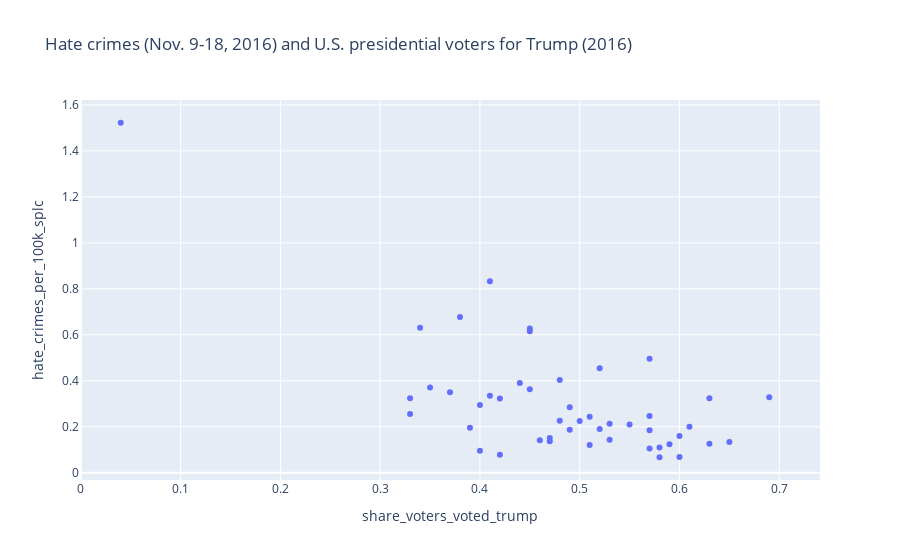

Notebook cell for this chart:
### Markdown cell above
To me, I can slightly see a trend because of the ascending points in the graph from 0.06 onwards. However, after the 0.1 mark, the remaining states don't have a relative order.

For the next variable, I charted share of voters who voted for Trump. Again, using the same code, it was easy to produce a similar visual.

### Code cell
trump_crime = hate_crimes[['state', 'share_voters_voted_trump', 'hate_crimes_per_100k_splc']]

fig3 = px.scatter(trump_crime, 
                 x="share_voters_voted_trump", 
                 y="hate_crimes_per_100k_splc",
                hover_name="state",
                title="Hate crimes (Nov. 9-18, 2016) and U.S. presidential voters for Trump (2016)")
fig3.show();

### Figure 1 — Plotly figure (JSON) as saved in the notebook; plotly's stock layout.template omitted (floating-point values rounded to 4 significant figures)
{"data": [{"hovertemplate": "<b>%{hovertext}</b><br><br>share_voters_voted_trump=%{x}<br>hate_crimes_per_100k_splc=%{y}<extra></extra>", "hovertext": ["Alabama", "Alaska", "Arizona", "Arkansas", "California", "Colorado", "Connecticut", "Delaware", "District of Columbia", "Florida", "Georgia", "Hawaii", "Idaho", "Illinois", "Indiana", "Iowa", "Kansas", "Kentucky", "Louisiana", "Maine", "Maryland", "Massachusetts", "Michigan", "Minnesota", "Mississippi", "Missouri", "Montana", "Nebraska", "Nevada", "New Hampshire", "New Jersey", "New Mexico", "New York", "North Carolina", "North Dakota", "Ohio", "Oklahoma", "Oregon", "Pennsylvania", "Rhode Island", "South Carolina", "South Dakota", "Tennessee", "Texas", "Utah", "Vermont", "Virginia", "Washington", "West Virginia", "Wisconsin", "Wyoming"], "legendgroup": "", "marker": {"color": "#636efa", "symbol": "circle"}, "mode": "markers", "name": "", "orientation": "v", "showlegend": false, "type": "scatter", "x": [0.63, 0.53, 0.5, 0.6, 0.33, 0.44, 0.41, 0.42, 0.04, 0.49, 0.51, 0.3, 0.59, 0.39, 0.57, 0.52, 0.57, 0.63, 0.58, 0.45, 0.35, 0.34, 0.48, 0.45, 0.58, 0.57, 0.57, 0.6, 0.46, 0.47, 0.42, 0.4, 0.37, 0.51, 0.64, 0.52, 0.65, 0.41, 0.49, 0.4, 0.55, 0.62, 0.61, 0.53, 0.47, 0.33, 0.45, 0.38, 0.69, 0.48, 0.7], "xaxis": "x", "y": [0.1258, 0.1437, 0.2253, 0.06906, 0.2558, 0.3905, 0.3354, 0.3228, 1.522, 0.1875, 0.1204, null, 0.1242, 0.1953, 0.247, 0.4544, 0.1052, 0.3244, 0.1097, 0.6156, 0.3704, 0.6308, 0.4038, 0.6275, 0.06745, 0.1845, 0.4955, 0.1595, 0.1417, 0.1515, 0.07831, 0.2948, 0.3506, 0.244, null, 0.1907, 0.1336, 0.8328, 0.2851, 0.0954, 0.2099, null, 0.1999, 0.2136, 0.1365, 0.3241, 0.3632, 0.6775, 0.3287, 0.2262, null], "yaxis": "y"}], "layout": {"autosize": true, "legend": {"tracegroupgap": 0}, "title": {"text": "Hate crimes (Nov. 9-18, 2016) and U.S. presidential voters for Trump (2016)"}, "xaxis": {"anchor": "y", "autorange": true, "domain": [0, 1], "range": [0.0005292, 0.7395], "title": {"text": "share_voters_voted_trump"}, "type": "linear"}, "yaxis": {"anchor": "x", "autorange": true, "domain": [0, 1], "range": [-0.03912, 1.629], "title": {"text": "hate_crimes_per_100k_splc"}, "type": "linear"}}}
